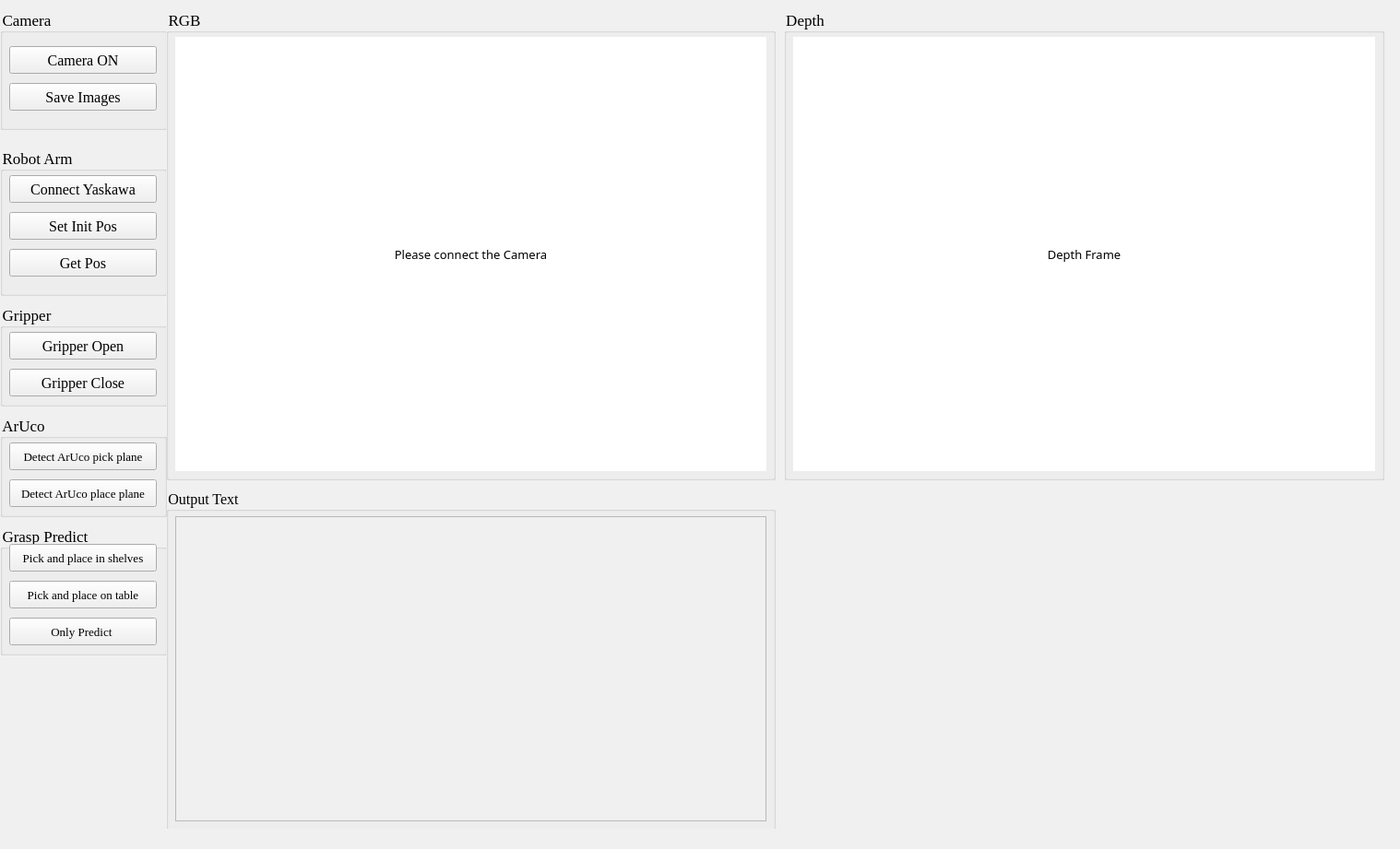
<?xml version="1.0" encoding="UTF-8"?>
<ui version="4.0">
 <class>MainWindow</class>
 <widget class="QMainWindow" name="MainWindow">
  <property name="windowModality">
   <enum>Qt::WindowModal</enum>
  </property>
  <property name="geometry">
   <rect>
    <x>0</x>
    <y>0</y>
    <width>1518</width>
    <height>921</height>
   </rect>
  </property>
  <property name="minimumSize">
   <size>
    <width>830</width>
    <height>586</height>
   </size>
  </property>
  <property name="font">
   <font>
    <family>Adobe Devanagari</family>
    <pointsize>10</pointsize>
   </font>
  </property>
  <property name="windowTitle">
   <string>MainWindow</string>
  </property>
  <property name="accessibleName">
   <string/>
  </property>
  <property name="styleSheet">
   <string notr="true">background:rgb(240, 240, 240)</string>
  </property>
  <property name="inputMethodHints">
   <set>Qt::ImhNone</set>
  </property>
  <widget class="QWidget" name="centralwidget">
   <property name="enabled">
    <bool>true</bool>
   </property>
   <property name="minimumSize">
    <size>
     <width>830</width>
     <height>564</height>
    </size>
   </property>
   <widget class="QGroupBox" name="groupBox">
    <property name="geometry">
     <rect>
      <x>0</x>
      <y>10</y>
      <width>181</width>
      <height>131</height>
     </rect>
    </property>
    <property name="font">
     <font>
      <family>Times New Roman</family>
      <pointsize>13</pointsize>
     </font>
    </property>
    <property name="title">
     <string>Camera</string>
    </property>
    <widget class="QPushButton" name="SaveImages">
     <property name="geometry">
      <rect>
       <x>10</x>
       <y>80</y>
       <width>160</width>
       <height>30</height>
      </rect>
     </property>
     <property name="font">
      <font>
       <family>Times New Roman</family>
       <pointsize>12</pointsize>
      </font>
     </property>
     <property name="text">
      <string>Save Images</string>
     </property>
    </widget>
    <widget class="QPushButton" name="CameraOn">
     <property name="geometry">
      <rect>
       <x>10</x>
       <y>40</y>
       <width>160</width>
       <height>30</height>
      </rect>
     </property>
     <property name="font">
      <font>
       <family>Times New Roman</family>
       <pointsize>12</pointsize>
      </font>
     </property>
     <property name="text">
      <string>Camera ON</string>
     </property>
    </widget>
   </widget>
   <widget class="QGroupBox" name="groupBox_2">
    <property name="geometry">
     <rect>
      <x>0</x>
      <y>160</y>
      <width>181</width>
      <height>161</height>
     </rect>
    </property>
    <property name="font">
     <font>
      <family>Times New Roman</family>
      <pointsize>13</pointsize>
     </font>
    </property>
    <property name="title">
     <string>Robot Arm</string>
    </property>
    <widget class="QPushButton" name="ConnectRobtoArm">
     <property name="geometry">
      <rect>
       <x>10</x>
       <y>30</y>
       <width>160</width>
       <height>30</height>
      </rect>
     </property>
     <property name="font">
      <font>
       <family>Times New Roman</family>
       <pointsize>12</pointsize>
      </font>
     </property>
     <property name="text">
      <string>Connect Yaskawa</string>
     </property>
    </widget>
    <widget class="QPushButton" name="SetInitPos">
     <property name="geometry">
      <rect>
       <x>10</x>
       <y>70</y>
       <width>160</width>
       <height>30</height>
      </rect>
     </property>
     <property name="font">
      <font>
       <family>Times New Roman</family>
       <pointsize>12</pointsize>
      </font>
     </property>
     <property name="text">
      <string>Set Init Pos</string>
     </property>
    </widget>
    <widget class="QPushButton" name="GetPos">
     <property name="geometry">
      <rect>
       <x>10</x>
       <y>110</y>
       <width>160</width>
       <height>30</height>
      </rect>
     </property>
     <property name="font">
      <font>
       <family>Times New Roman</family>
       <pointsize>12</pointsize>
      </font>
     </property>
     <property name="text">
      <string>Get Pos</string>
     </property>
    </widget>
   </widget>
   <widget class="QGroupBox" name="groupBox_3">
    <property name="geometry">
     <rect>
      <x>0</x>
      <y>330</y>
      <width>181</width>
      <height>111</height>
     </rect>
    </property>
    <property name="font">
     <font>
      <family>Times New Roman</family>
      <pointsize>13</pointsize>
     </font>
    </property>
    <property name="title">
     <string>Gripper</string>
    </property>
    <widget class="QPushButton" name="GripperOpen">
     <property name="geometry">
      <rect>
       <x>10</x>
       <y>30</y>
       <width>160</width>
       <height>30</height>
      </rect>
     </property>
     <property name="font">
      <font>
       <family>Times New Roman</family>
       <pointsize>12</pointsize>
      </font>
     </property>
     <property name="text">
      <string>Gripper Open</string>
     </property>
    </widget>
    <widget class="QPushButton" name="GripperClose">
     <property name="geometry">
      <rect>
       <x>10</x>
       <y>70</y>
       <width>160</width>
       <height>30</height>
      </rect>
     </property>
     <property name="font">
      <font>
       <family>Times New Roman</family>
       <pointsize>12</pointsize>
      </font>
     </property>
     <property name="text">
      <string>Gripper Close</string>
     </property>
    </widget>
   </widget>
   <widget class="QGroupBox" name="groupBox_5">
    <property name="geometry">
     <rect>
      <x>0</x>
      <y>570</y>
      <width>181</width>
      <height>141</height>
     </rect>
    </property>
    <property name="font">
     <font>
      <family>Times New Roman</family>
      <pointsize>13</pointsize>
     </font>
    </property>
    <property name="whatsThis">
     <string/>
    </property>
    <property name="title">
     <string>Grasp Predict</string>
    </property>
    <widget class="QPushButton" name="PickPlaceOntable">
     <property name="geometry">
      <rect>
       <x>10</x>
       <y>60</y>
       <width>160</width>
       <height>30</height>
      </rect>
     </property>
     <property name="font">
      <font>
       <family>Times New Roman</family>
       <pointsize>10</pointsize>
      </font>
     </property>
     <property name="text">
      <string>Pick and place on table</string>
     </property>
    </widget>
    <widget class="QPushButton" name="PickPlaceInFrame">
     <property name="geometry">
      <rect>
       <x>10</x>
       <y>20</y>
       <width>160</width>
       <height>30</height>
      </rect>
     </property>
     <property name="font">
      <font>
       <family>Times New Roman</family>
       <pointsize>10</pointsize>
      </font>
     </property>
     <property name="text">
      <string>Pick and place in shelves</string>
     </property>
    </widget>
    <widget class="QPushButton" name="PredictedNOpick">
     <property name="geometry">
      <rect>
       <x>10</x>
       <y>100</y>
       <width>160</width>
       <height>30</height>
      </rect>
     </property>
     <property name="font">
      <font>
       <family>Times New Roman</family>
       <pointsize>10</pointsize>
      </font>
     </property>
     <property name="text">
      <string>Only Predict </string>
     </property>
    </widget>
   </widget>
   <widget class="QGroupBox" name="groupBox_6">
    <property name="geometry">
     <rect>
      <x>180</x>
      <y>10</y>
      <width>661</width>
      <height>511</height>
     </rect>
    </property>
    <property name="font">
     <font>
      <family>Times New Roman</family>
      <pointsize>13</pointsize>
     </font>
    </property>
    <property name="title">
     <string>RGB</string>
    </property>
    <widget class="QLabel" name="RGBFrame">
     <property name="geometry">
      <rect>
       <x>10</x>
       <y>30</y>
       <width>641</width>
       <height>471</height>
      </rect>
     </property>
     <property name="font">
      <font>
       <family>Sans Serif</family>
       <pointsize>10</pointsize>
      </font>
     </property>
     <property name="styleSheet">
      <string notr="true">background:rgb(255,255,255)</string>
     </property>
     <property name="text">
      <string>Please connect the Camera</string>
     </property>
     <property name="alignment">
      <set>Qt::AlignCenter</set>
     </property>
     <property name="margin">
      <number>0</number>
     </property>
    </widget>
   </widget>
   <widget class="QGroupBox" name="groupBox_7">
    <property name="geometry">
     <rect>
      <x>850</x>
      <y>10</y>
      <width>651</width>
      <height>511</height>
     </rect>
    </property>
    <property name="font">
     <font>
      <family>Times New Roman</family>
      <pointsize>13</pointsize>
     </font>
    </property>
    <property name="title">
     <string>Depth</string>
    </property>
    <widget class="QLabel" name="DepthFrame">
     <property name="geometry">
      <rect>
       <x>10</x>
       <y>30</y>
       <width>631</width>
       <height>471</height>
      </rect>
     </property>
     <property name="font">
      <font>
       <family>Sans Serif</family>
       <pointsize>10</pointsize>
      </font>
     </property>
     <property name="styleSheet">
      <string notr="true">background:rgb(255,255,255)</string>
     </property>
     <property name="text">
      <string>Depth Frame</string>
     </property>
     <property name="alignment">
      <set>Qt::AlignCenter</set>
     </property>
     <property name="margin">
      <number>0</number>
     </property>
    </widget>
   </widget>
   <widget class="QGroupBox" name="groupBox_8">
    <property name="geometry">
     <rect>
      <x>180</x>
      <y>530</y>
      <width>661</width>
      <height>371</height>
     </rect>
    </property>
    <property name="font">
     <font>
      <family>Times New Roman</family>
      <pointsize>12</pointsize>
     </font>
    </property>
    <property name="title">
     <string>Output Text</string>
    </property>
    <widget class="QTextEdit" name="OutPut">
     <property name="geometry">
      <rect>
       <x>10</x>
       <y>30</y>
       <width>641</width>
       <height>331</height>
      </rect>
     </property>
     <property name="font">
      <font>
       <pointsize>8</pointsize>
      </font>
     </property>
     <property name="html">
      <string>&lt;!DOCTYPE HTML PUBLIC &quot;-//W3C//DTD HTML 4.0//EN&quot; &quot;http://www.w3.org/TR/REC-html40/strict.dtd&quot;&gt;
&lt;html&gt;&lt;head&gt;&lt;meta name=&quot;qrichtext&quot; content=&quot;1&quot; /&gt;&lt;style type=&quot;text/css&quot;&gt;
p, li { white-space: pre-wrap; }
&lt;/style&gt;&lt;/head&gt;&lt;body style=&quot; font-family:'Ubuntu'; font-size:8pt; font-weight:400; font-style:normal;&quot;&gt;
&lt;p style=&quot;-qt-paragraph-type:empty; margin-top:0px; margin-bottom:0px; margin-left:0px; margin-right:0px; -qt-block-indent:0; text-indent:0px; font-family:'PMingLiU';&quot;&gt;&lt;br /&gt;&lt;/p&gt;&lt;/body&gt;&lt;/html&gt;</string>
     </property>
    </widget>
   </widget>
   <widget class="QGroupBox" name="groupBox_9">
    <property name="geometry">
     <rect>
      <x>0</x>
      <y>450</y>
      <width>181</width>
      <height>111</height>
     </rect>
    </property>
    <property name="font">
     <font>
      <family>Times New Roman</family>
      <pointsize>13</pointsize>
     </font>
    </property>
    <property name="title">
     <string>ArUco</string>
    </property>
    <widget class="QPushButton" name="DetectArUcoPickPlane">
     <property name="geometry">
      <rect>
       <x>10</x>
       <y>30</y>
       <width>160</width>
       <height>30</height>
      </rect>
     </property>
     <property name="font">
      <font>
       <family>Liberation Serif</family>
       <pointsize>10</pointsize>
      </font>
     </property>
     <property name="text">
      <string>Detect ArUco pick plane</string>
     </property>
    </widget>
    <widget class="QPushButton" name="DetectArUcoPlacePlane">
     <property name="geometry">
      <rect>
       <x>10</x>
       <y>70</y>
       <width>160</width>
       <height>30</height>
      </rect>
     </property>
     <property name="font">
      <font>
       <family>Liberation Serif</family>
       <pointsize>10</pointsize>
      </font>
     </property>
     <property name="text">
      <string>Detect ArUco place plane</string>
     </property>
    </widget>
   </widget>
  </widget>
  <widget class="QStatusBar" name="statusBar"/>
 </widget>
 <resources/>
 <connections/>
</ui>
